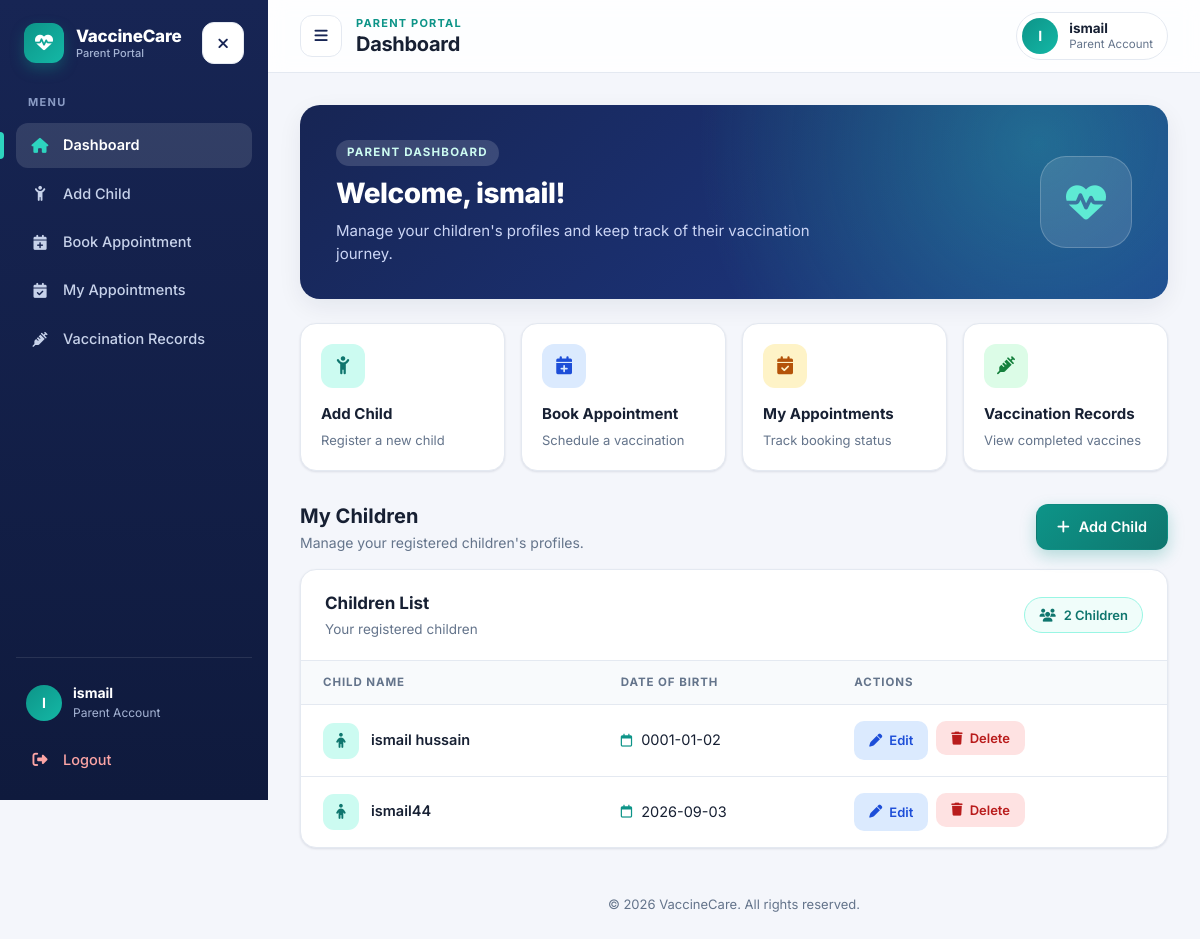
Page /parent/dashboard.php (signed in) on the earlier database version.
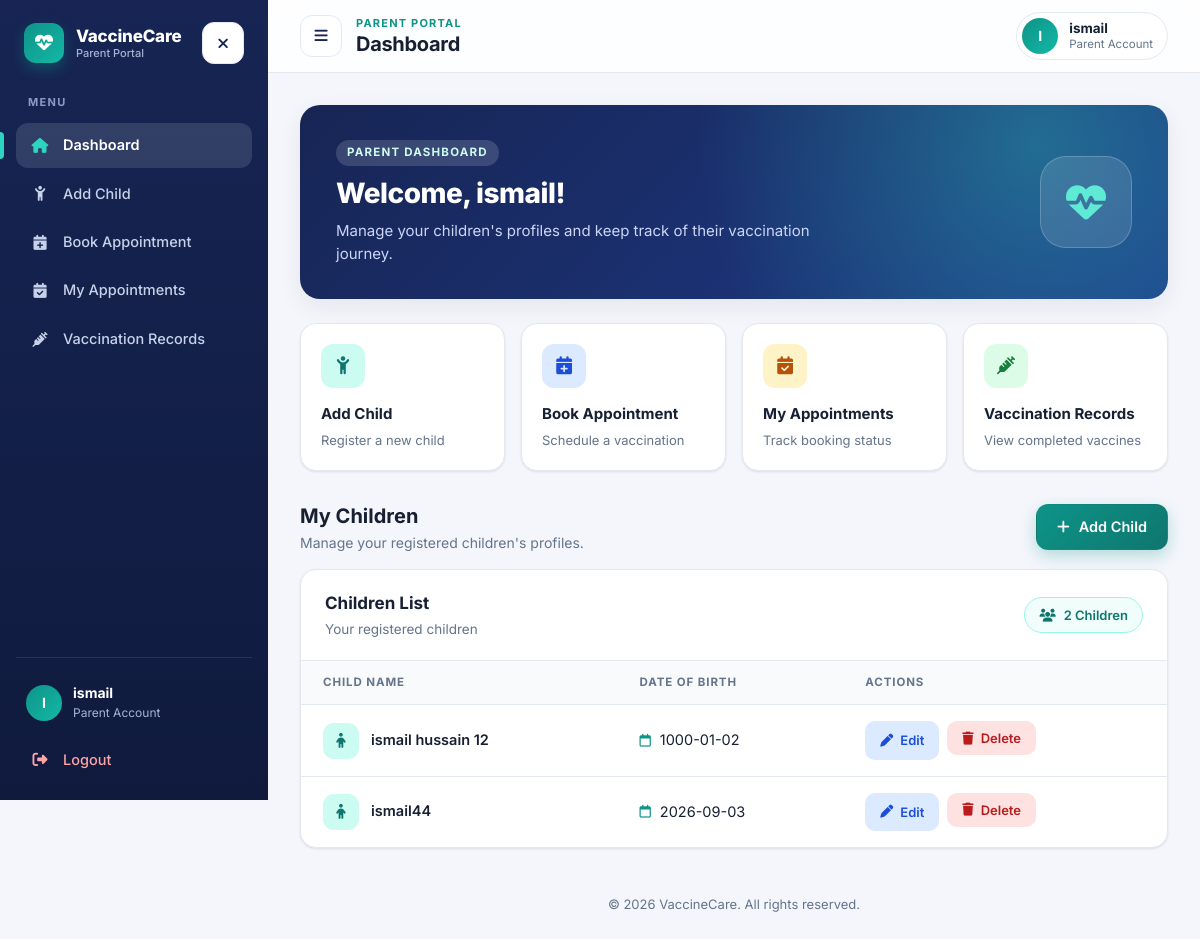
Same page on the later database version.
### tables this page shows
CREATE TABLE `child` (
  `child_id` int(11) NOT NULL,
  `child_name` varchar(50) NOT NULL,
  `date_of_birth` date NOT NULL,
  `parent_id` int(11) NOT NULL
);

### parent/dashboard.php (the view, shortened to what the changed rows need)
<?php
include "../config/db_connection.php";
$userName = $_SESSION['parent_name'];
$selectQuery = "SELECT * FROM child WHERE parent_id = ?";
$selectStmt = mysqli_prepare($connect, $selectQuery);
$selectStmt->bind_param("i", $_SESSION["parent_id"]);
$selectStmt->execute();
$result = $selectStmt->get_result();
?>
<!DOCTYPE html>
<html lang="en">
<head>
    <link rel="stylesheet" href="https://cdnjs.cloudflare.com/ajax/libs/font-awesome/6.7.2/css/all.min.css">
    <link rel="stylesheet" href="CSS/parent-app.css">
</head>
<body>
<div class="app">
    <div class="app-main">
        <header class="topbar">
            <div class="topbar-left">
                <div class="topbar-title">
                    <h2>Dashboard</h2>
                </div>
            </div>
        </header>
        <main class="page">
            <div class="welcome">
                <div>
                    <h1>Welcome, <?php echo htmlspecialchars($userName); ?>!</h1>
                </div>
            </div>
            <section>
                <div class="section-head">
                    <div>
                        <h2>My Children</h2>
                    </div>
                </div>
                <?php if (mysqli_num_rows($result) > 0): ?>
                    <div class="card">
                        <div class="table-wrap">
                            <table class="data-table">
                                <thead>
                                    <tr>
                                        <th>Child Name</th>
                                        <th>Date of Birth</th>
                                        <th>Actions</th>
                                    </tr>
                                </thead>
                                <tbody>
                                    <?php while ($row = mysqli_fetch_assoc($result)): ?>
                                        <tr>
                                            <td data-label="Child">
                                                <div class="cell-person">
                                                    <span class="avatar-sm"><i class="fa-solid fa-child"></i></span>
                                                    <span><?php echo htmlspecialchars($row["child_name"]); ?></span>
                                                </div>
                                            </td>
                                            <td data-label="Date of Birth">
                                                <span class="cell-icon">
                                                    <i class="fa-regular fa-calendar"></i>
                                                    <?php echo htmlspecialchars($row["date_of_birth"]); ?>
                                                </span>
                                            </td>
                                            <td data-label="Actions">
                                                <div class="row-actions">
                                                    <a href="edit_child.php?child_id=<?php echo $row["child_id"]; ?>"
                                                       class="action-btn edit-btn">
                                                        <i class="fa-solid fa-pen"></i>
                                                        Edit
                                                    </a>
                                                    <form action="delete_child.php"
                                                          method="POST"
                                                          onsubmit="return confirm('Are you sure you want to delete this child?');">
                                                        <button type="submit" class="action-btn delete-btn">
                                                            <i class="fa-solid fa-trash"></i>
                                                            Delete
                                                        </button>
                                                    </form>
                                                </div>
                                            </td>
                                        </tr>
                                    <?php endwhile; ?>
                                </tbody>
                            </table>
                        </div>
                    </div>
                <?php endif; ?>
            </section>
        </main>
    </div>
</div>
</body>
</html>

Differences in the rows shown:
changed child: child_name "ismail hussain" → "ismail hussain 12"; date_of_birth "0001-01-02" → "1000-01-02"
